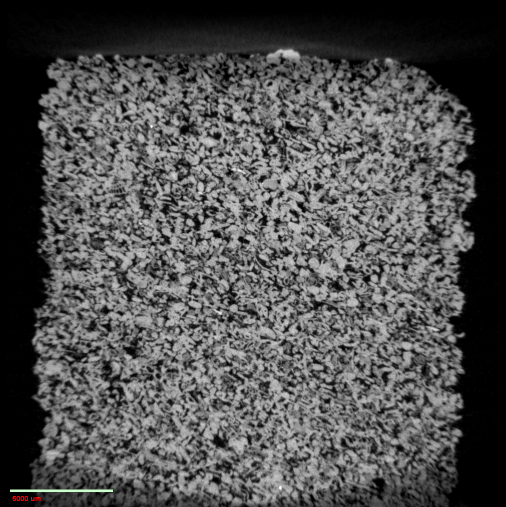
#> input picture Smerdyna0568.tif, 1012 x 1014 px (shown at 1/2 size)
$ jupyter execute --allow-errors Testing_tomographic_data.ipynb
#> lines starting #> are read from the running program, lines starting #| are printed output that depends on the picture
### lib/tomographic_data.py
#!/usr/bin/env python3
# -*- coding: utf-8 -*-
"""
Created on Thu May 16 12:50:27 2019

@author: rishabhstein
"""

import numpy as np
import os
import cv2
import math

# [221 lines left out: functions makeF, calculate_porosity, get_porosity, crop_image, Aligning_images, not called in this run]

### Testing_tomographic_data.ipynb
# Testing of tomographic library

[cell 1]
import skimage as sk
from lib import tomographic_data, Porosity
import numpy as np
import importlib
importlib.reload(tomographic_data)
importlib.reload(Porosity)
import matplotlib.pyplot  as plt
import os
import cv2 as cv
from tqdm import tqdm
import copy

### Smerdyna Sample

[cell 2]
fname = 'Smerdyna0568.tif'
img = cv.imread(fname,cv.IMREAD_GRAYSCALE);
#> img: shape (1014, 1012); min 0, max 255, mean 79.8
img_c = img.copy()
dims = np.shape(img_c);
#> dims = (1014, 1012)

x1 = 150; y1 = 120;  x2 = dims[0]-104; y2 = dims[1]-152
#> after `x2 = dims[0] - 104`: x2 = 910
#> after `y2 = dims[1] - 152`: y2 = 860
crop_size = [x1,y1,x2,y2];
#> crop_size = [150, 120, 910, 860]
crop_img = tomographic_data.crop_image(fname,crop_size)
#> in crop_image, `crop_img = img[pix_x: pix_x2, pix_y:pix_y2]`:
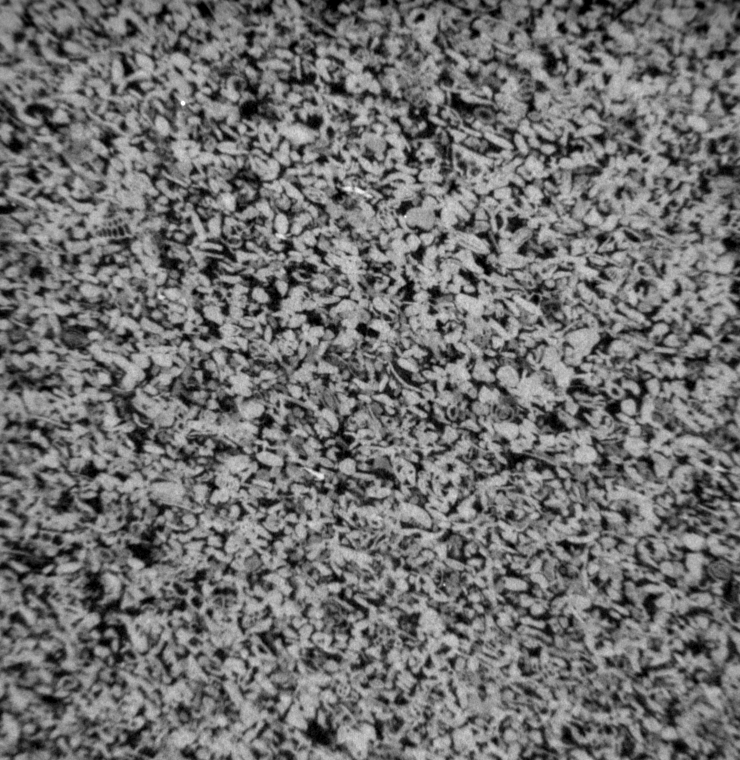
#> crop_img: shape (760, 740); min 0, max 255, mean 112.1
data, porosity = tomographic_data.get_porosity(crop_img,380,185)
#> after the loop in get_porosity, `for i in range(Nx):`:
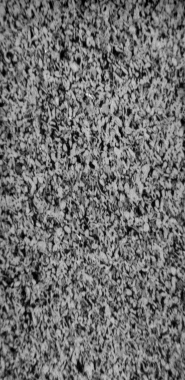
#> pore_matrix: shape (380, 185) float64; min 0, max 0.92, mean 0.44
#> (the rest of this cell did not finish here and is left out)


plt.figure(figsize=(10,8))
plt.imshow(data.T)
plt.title('Smerdyna_sample')
plt.imsave('Smerdyna.jpg',crop_img)
porosity
#np.shape(data)

### Variables names used for each samples are same. So Please clean all the output before running different case

### Wierbica Sample

[cell 3]
fname = 'Wierbica_binary.tif'
img = cv.imread(fname,cv.IMREAD_GRAYSCALE);
#> (the rest of this cell did not finish here and is left out)

### Create Porosity field with noise

[cell 4]
dims = [400,200,1]
#> (the rest of this cell did not finish here and is left out)

### Cropping of slices

[cell 5]
size = [340,320,1670,1670]
#> (the rest of this cell did not finish here and is left out)
